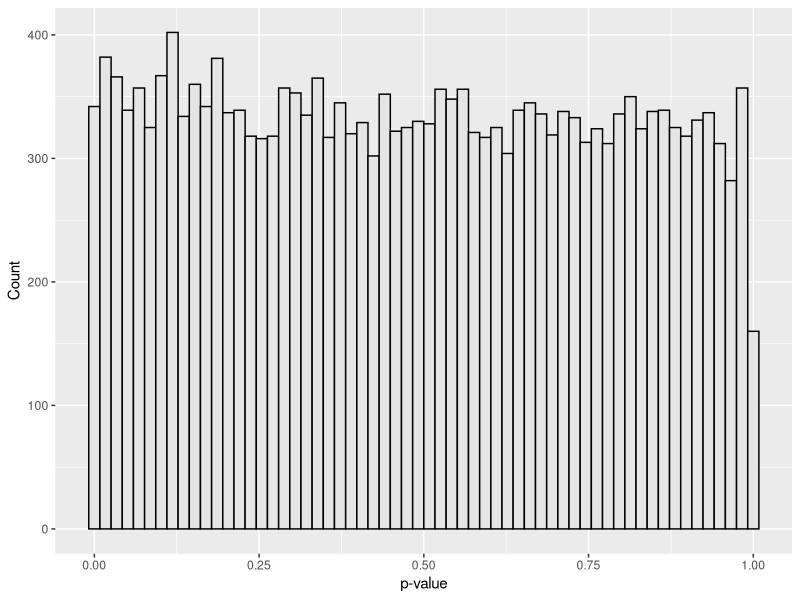

This figure's R source:
## ---- chunk 1
#| label: setup
#| message: false
#| warning: false
set.seed(8878)

library(ggplot2)
library(dplyr)
library(tibble)
## ---- chunk 2
#| label: simulate-gwas
m <- 20000
pi0_true   <- 0.95 # fraction of nulls
sigma_true <- 2.0 # sd under alternative
tau_true   <- 1.0 # sd under null (standard normal null)

H <- rbinom(m, 1, 1 - pi0_true) # 1 = non-null, 0 = null
z <- numeric(m)
z[H == 0] <- rnorm(sum(H == 0), 0, tau_true) # null z
z[H == 1] <- rnorm(sum(H == 1), 0, sigma_true) # alt z
p <- 2 * pnorm(-abs(z)) # two-sided p-values

dat <- tibble(i = seq_len(m), z = z, p = p, H = H)
## ---- chunk 3
#| label: data-summary
dat |> summarize(
  m      = n(),
  m0     = sum(H == 0),
  m1     = sum(H == 1),
  pi0    = mean(H == 0),
  min_p  = min(p),
  med_p  = median(p)
) |>
  kableExtra::kable(digits = 3)
## ---- chunk 4
#| label: p-hist
ggplot(dat, aes(p)) +
  geom_histogram(bins = 60, color = "black", fill = "grey90") +
  labs(x = "p-value", y = "Count")
